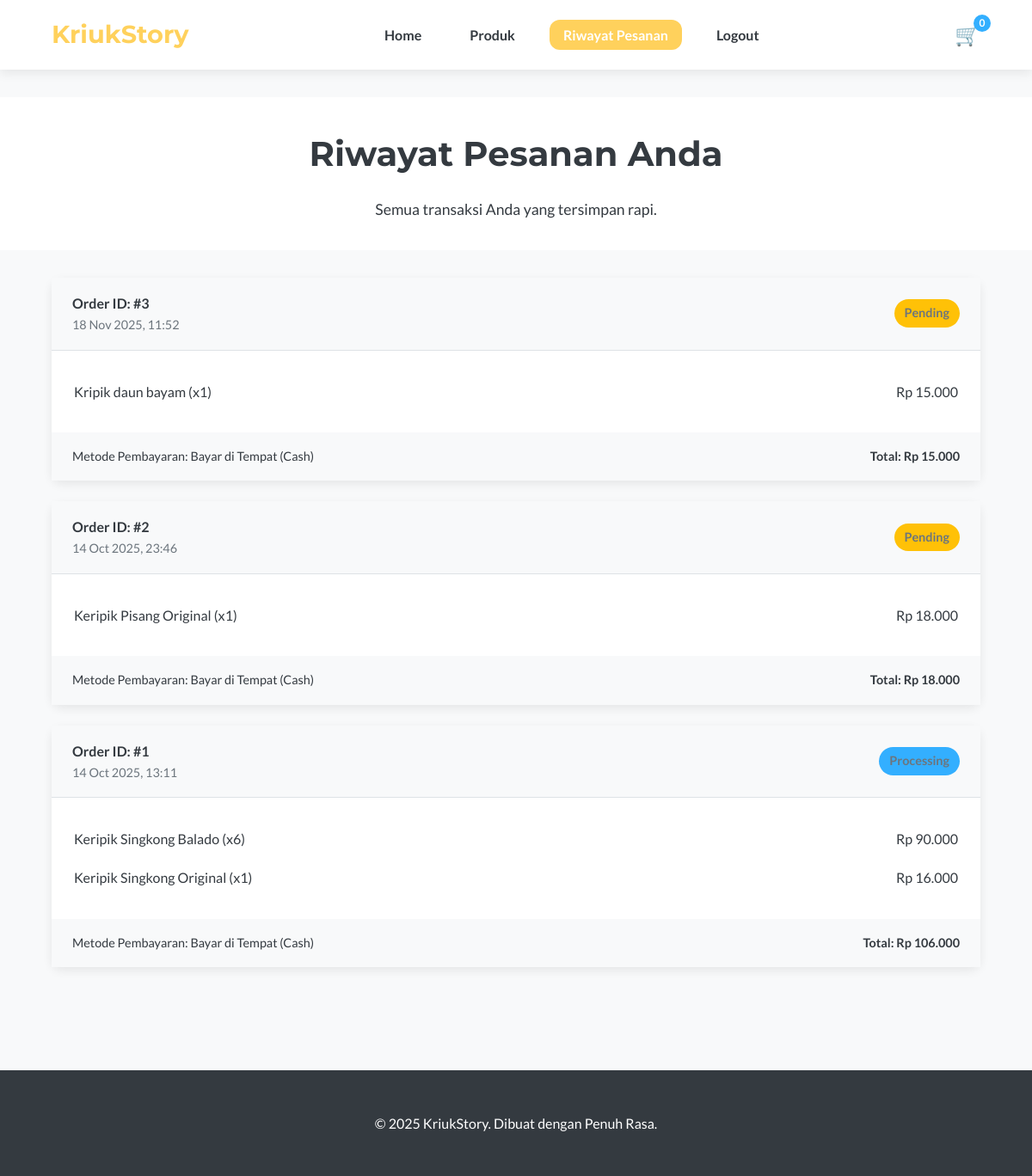
Page /riwayat.php (signed in) on the committed database.
### tables this page shows
CREATE TABLE `orders` (
  `id` int(11) NOT NULL,
  `user_id` int(11) NOT NULL,
  `shipping_address` text NOT NULL,
  `delivery_method` varchar(50) NOT NULL,
  `payment_method` varchar(50) NOT NULL,
  `total_amount` decimal(10,2) NOT NULL,
  `status` enum('Pending','Processing','Shipped','Completed','Cancelled') NOT NULL DEFAULT 'Pending',
  `order_date` timestamp NOT NULL DEFAULT current_timestamp()
);

CREATE TABLE `order_items` (
  `id` int(11) NOT NULL,
  `order_id` int(11) NOT NULL,
  `product_id` int(11) NOT NULL,
  `quantity` int(11) NOT NULL,
  `price_per_item` decimal(10,2) NOT NULL
);

CREATE TABLE `products` (
  `id` int(11) NOT NULL,
  `name` varchar(255) NOT NULL,
  `description` text NOT NULL,
  `price` decimal(10,2) NOT NULL,
  `image` varchar(255) NOT NULL
);

### riwayat.php (the view, shortened to what this page needs)
<?php
include 'koneksi.php';
$user_id = $_SESSION['user_id'];
$orders = [];
$sql = "SELECT * FROM orders WHERE user_id = ? ORDER BY order_date DESC";
$stmt = mysqli_prepare($koneksi, $sql);
mysqli_stmt_bind_param($stmt, "i", $user_id);
mysqli_stmt_execute($stmt);
$result = mysqli_stmt_get_result($stmt);
while ($order = mysqli_fetch_assoc($result)) {
    $order_id = $order['id'];
    $order_items = [];
    $sql_items = "SELECT p.name as product_name, oi.quantity, oi.price_per_item FROM order_items oi JOIN products p ON oi.product_id = p.id WHERE oi.order_id = ?";
    $stmt_items = mysqli_prepare($koneksi, $sql_items);
    mysqli_stmt_bind_param($stmt_items, "i", $order_id);
    mysqli_stmt_execute($stmt_items);
    $result_items = mysqli_stmt_get_result($stmt_items);
    while ($item = mysqli_fetch_assoc($result_items)) {
        $order_items[] = $item;
    }
    $order['items'] = $order_items;
    $orders[] = $order;
}
?>
<!DOCTYPE html>
<html lang="id">
<head>
    <link rel="stylesheet" href="style.css">
</head>
<body>
    <?php
    include 'header.php';
    ?>
    <main>
        <section class="page-title">
            <div class="container">
                <h2>Riwayat Pesanan Anda</h2>
                <p>Semua transaksi Anda yang tersimpan rapi.</p>
            </div>
        </section>
        <section class="history-section">
            <div class="container">
                <?php if (empty($orders)): ?>
                    <div class="history-card empty">
                        <p>Anda belum memiliki riwayat pesanan. Yuk, mulai belanja!</p>
                        <a href="produk.php" class="btn">Lihat Produk</a>
                    </div>
                <?php else: ?>
                    <?php foreach ($orders as $order): ?>
                        <div class="history-card">
                            <div class="history-header">
                                <div>
                                    <strong>Order ID: #<?php echo $order['id']; ?></strong>
                                    <span><?php echo date('d M Y, H:i', strtotime($order['order_date'])); ?></span>
                                </div>
                                <span class="status-badge status-<?php echo strtolower($order['status']); ?>"><?php echo htmlspecialchars($order['status']); ?></span>
                            </div>
                            <div class="history-body">
                                <table>
                                    <?php foreach ($order['items'] as $item): ?>
                                        <tr>
                                            <td><?php echo htmlspecialchars($item['product_name']); ?> (x<?php echo $item['quantity']; ?>)</td>
                                            <td>Rp <?php echo number_format($item['price_per_item'] * $item['quantity'], 0, ',', '.'); ?></td>
                                        </tr>
                                    <?php endforeach; ?>
                                </table>
                            </div>
                            <div class="history-footer">
                                <span>Metode Pembayaran: <?php echo htmlspecialchars($order['payment_method']); ?></span>
                                <strong>Total: Rp <?php echo number_format($order['total_amount'], 0, ',', '.'); ?></strong>
                            </div>
                        </div>
                    <?php endforeach; ?>
                <?php endif; ?>
            </div>
        </section>
    </main>
    <footer>
        <div class="container">
            <p>&copy; 2025 KriukStory. Dibuat dengan Penuh Rasa.</p>
        </div>
    </footer>
</body>
</html>

### style.css (style rules this page uses)
:root { --color-primary: #FFD15C; --color-secondary: #33AFFF; --color-bg: #F8F9FA; --color-text: #343A40; --color-white: #FFFFFF; --color-border: #DEE2E6; --color-error: #dc3545; --color-success: #28a745; --font-heading: 'Montserrat', sans-serif; --font-body: 'Lato', sans-serif; --shadow-soft: 0 4px 12px rgba(0, 0, 0, 0.08); --shadow-strong: 0 8px 24px rgba(0, 0, 0, 0.12); --border-radius: 12px; }
* { box-sizing: border-box; margin: 0; padding: 0; }
body { font-family: var(--font-body); background-color: var(--color-bg); color: var(--color-text); line-height: 1.7; font-size: 16px; }
.container { width: 90%; max-width: 1200px; margin: 0 auto; }
h1, h2, h3, h4, h5, h6 { font-family: var(--font-heading); font-weight: 700; color: var(--color-text); }
h2 { font-size: 2rem; margin-bottom: 1rem; text-align: center; }
main { padding: 2rem 0; }
.page-title { text-align: center; padding: 2rem 0; background-color: var(--color-white); }
.page-title p { font-size: 1.1rem; max-width: 500px; margin: 0 auto; }
.history-section { padding: 2rem 0; }
.history-card { background-color: var(--color-white); border-radius: var(--border-radius); box-shadow: var(--shadow-soft); margin-bottom: 1.5rem; }
.history-header { display: flex; justify-content: space-between; align-items: center; padding: 1rem 1.5rem; background-color: var(--color-bg); border-bottom: 1px solid var(--color-border); }
.history-header div { display: flex; flex-direction: column; }
.history-header span { font-size: 0.9rem; color: #6c757d; }
.status-badge { padding: 0.25rem 0.75rem; border-radius: 50px; font-size: 0.8rem; font-weight: 700; color: var(--color-white); }
.status-pending { background-color: #ffc107; color: #343a40; }
.status-processing { background-color: #33AFFF; }
.history-body { padding: 1.5rem; }
.history-body table { width: 100%; }
.history-body td { padding: 0.5rem 0; }
.history-body td:last-child { text-align: right; }
.history-footer { display: flex; justify-content: space-between; align-items: center; padding: 1rem 1.5rem; background-color: var(--color-bg); font-size: 0.9rem; }
footer { text-align: center; padding: 3rem 0; margin-top: 2rem; background-color: var(--color-text); color: var(--color-white); }
@media (min-width: 768px) { h2 { font-size: 2.5rem; } }

### rows in the picture
orders: id "3", order_date "18 Nov 2025, 11:52", status "Pending", payment_method "Bayar di Tempat (Cash)", total_amount "15.000"
order_items: product.name "Kripik daun bayam", quantity "1", $item['price_per_item'] * $item['quantity'] "15.000"
orders: id "2", order_date "14 Oct 2025, 23:46", status "Pending", payment_method "Bayar di Tempat (Cash)", total_amount "18.000"
order_items: product.name "Keripik Pisang Original", quantity "1", $item['price_per_item'] * $item['quantity'] "18.000"
orders: id "1", order_date "14 Oct 2025, 13:11", status "Processing", payment_method "Bayar di Tempat (Cash)", total_amount "106.000"
order_items: product.name "Keripik Singkong Balado", quantity "6", $item['price_per_item'] * $item['quantity'] "90.000"
order_items: product.name "Keripik Singkong Original", quantity "1", $item['price_per_item'] * $item['quantity'] "16.000"
